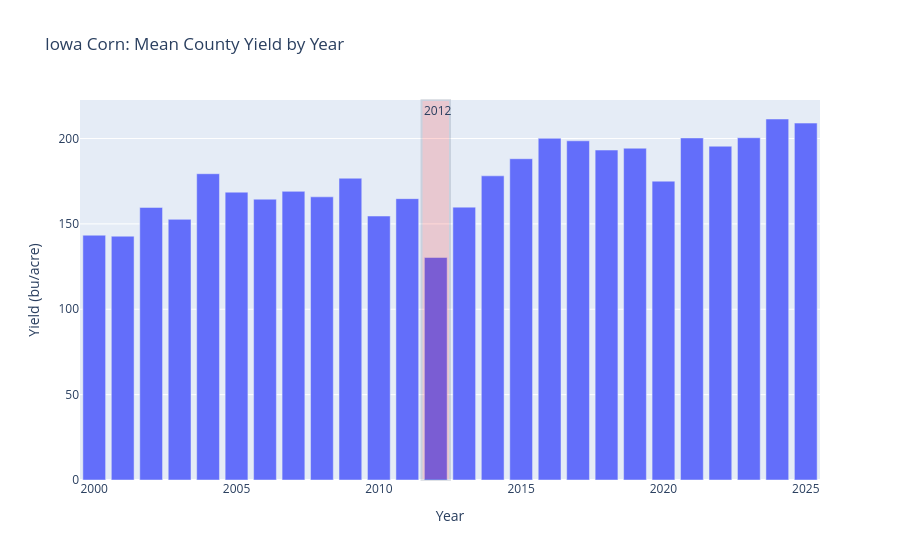

Here is the notebook cell this chart was saved with:
### Markdown cell above
---
## Worked example: the 2012 Iowa drought

In the summer of 2012, the worst drought in decades hit the Corn Belt. This walkthrough is about the mechanics such as filter, aggregate, plot - with 2012 Iowa corn as the subject. What the numbers say, you can read off the charts

### Code cell
# Filter to Iowa corn with reported yields
ia_corn = df[
    (df["state_alpha"] == "IA")
    & (df["crop"] == "CORN")
    & (df["yield_status"] == "reported")
]

# State average by year
yearly = ia_corn.groupby("year", as_index=False).agg(
    mean_yield=("yield_per_acre", "mean"),
    mean_dsci=("mean_dsci", "mean"),
    mean_anomaly=("yield_anomaly_pct", "mean"),
)

fig = px.bar(
    yearly, x="year", y="mean_yield",
    title="Iowa Corn: Mean County Yield by Year",
    labels={"mean_yield": "Yield (bu/acre)", "year": "Year"},
)
fig.add_vrect(x0=2011.5, x1=2012.5, fillcolor="red", opacity=0.15,
              annotation_text="2012", annotation_position="top left")
fig.show()

### Figure 1 — Plotly figure (JSON) as saved in the notebook; plotly's stock layout.template omitted (floating-point values rounded to 4 significant figures)
{"data": [{"hovertemplate": "Year=%{x}<br>Yield (bu/acre)=%{y}<extra></extra>", "legendgroup": "", "marker": {"color": "#636efa", "pattern": {"shape": ""}}, "name": "", "orientation": "v", "showlegend": false, "textposition": "auto", "type": "bar", "x": [2000, 2001, 2002, 2003, 2004, 2005, 2006, 2007, 2008, 2009, 2010, 2011, 2012, 2013, 2014, 2015, 2016, 2017, 2018, 2019, 2020, 2021, 2022, 2023, 2024, 2025], "xaxis": "x", "y": [143.4, 142.8, 159.7, 152.7, 179.4, 168.6, 164.5, 169.0, 165.8, 176.7, 154.6, 164.8, 130.3, 159.8, 178.1, 188.2, 200.1, 198.7, 193.3, 194.3, 175.0, 200.3, 195.5, 200.5, 211.4, 209.0], "yaxis": "y"}], "layout": {"annotations": [{"showarrow": false, "text": "2012", "x": 2012.0, "xanchor": "left", "xref": "x", "y": 1, "yanchor": "top", "yref": "y domain"}], "barmode": "relative", "legend": {"tracegroupgap": 0}, "shapes": [{"fillcolor": "red", "opacity": 0.15, "type": "rect", "x0": 2012.0, "x1": 2012.0, "xref": "x", "y0": 0, "y1": 1, "yref": "y domain"}], "title": {"text": "Iowa Corn: Mean County Yield by Year"}, "xaxis": {"anchor": "y", "domain": [0.0, 1.0], "title": {"text": "Year"}}, "yaxis": {"anchor": "x", "domain": [0.0, 1.0], "title": {"text": "Yield (bu/acre)"}}}}
